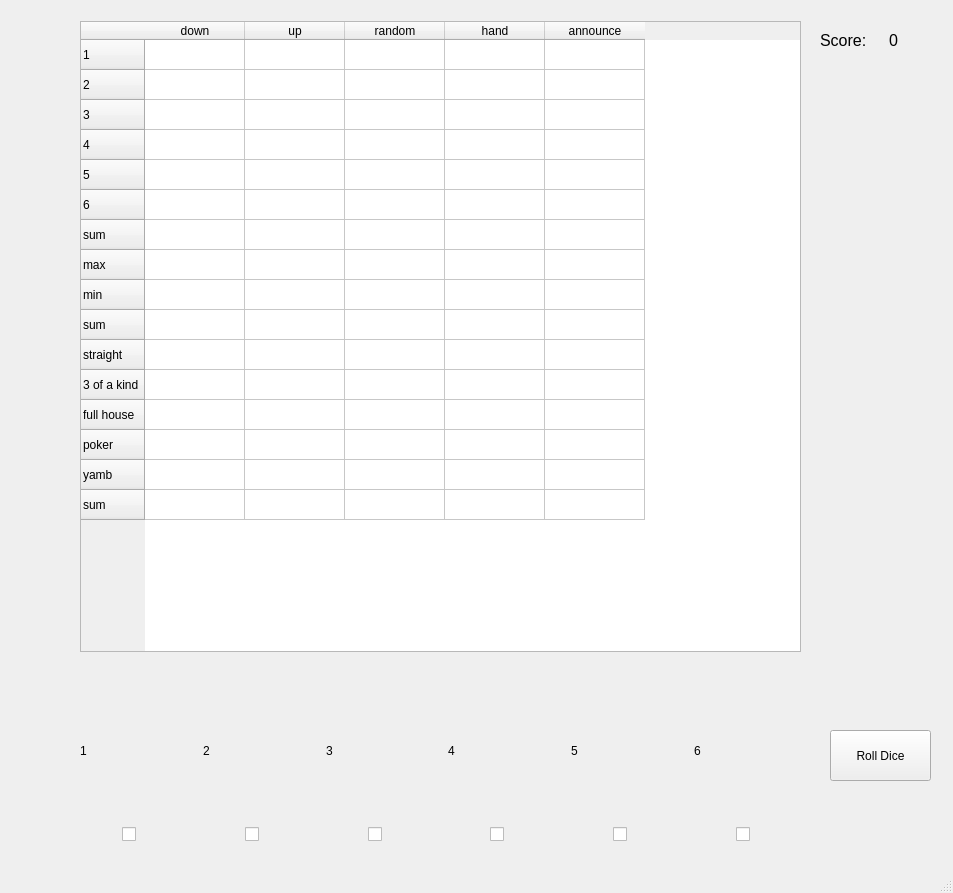
<?xml version="1.0" encoding="UTF-8"?>
<ui version="4.0">
 <class>Game</class>
 <widget class="QMainWindow" name="Game">
  <property name="geometry">
   <rect>
    <x>0</x>
    <y>0</y>
    <width>953</width>
    <height>893</height>
   </rect>
  </property>
  <property name="windowTitle">
   <string>Yamb</string>
  </property>
  <property name="windowIcon">
   <iconset>
    <normaloff>../icons/icon.ico</normaloff>../icons/icon.ico</iconset>
  </property>
  <property name="autoFillBackground">
   <bool>false</bool>
  </property>
  <property name="styleSheet">
   <string notr="true"/>
  </property>
  <widget class="QWidget" name="centralwidget">
   <widget class="QTableWidget" name="tableWidget">
    <property name="geometry">
     <rect>
      <x>80</x>
      <y>21</y>
      <width>721</width>
      <height>631</height>
     </rect>
    </property>
    <property name="styleSheet">
     <string notr="true"/>
    </property>
    <property name="columnCount">
     <number>5</number>
    </property>
    <attribute name="horizontalHeaderVisible">
     <bool>true</bool>
    </attribute>
    <attribute name="horizontalHeaderCascadingSectionResizes">
     <bool>false</bool>
    </attribute>
    <attribute name="horizontalHeaderHighlightSections">
     <bool>false</bool>
    </attribute>
    <attribute name="verticalHeaderCascadingSectionResizes">
     <bool>false</bool>
    </attribute>
    <attribute name="verticalHeaderHighlightSections">
     <bool>false</bool>
    </attribute>
    <row>
     <property name="text">
      <string>1</string>
     </property>
    </row>
    <row>
     <property name="text">
      <string>2</string>
     </property>
    </row>
    <row>
     <property name="text">
      <string>3</string>
     </property>
    </row>
    <row>
     <property name="text">
      <string>4</string>
     </property>
    </row>
    <row>
     <property name="text">
      <string>5</string>
     </property>
    </row>
    <row>
     <property name="text">
      <string>6</string>
     </property>
    </row>
    <row>
     <property name="text">
      <string>sum</string>
     </property>
    </row>
    <row>
     <property name="text">
      <string>max</string>
     </property>
    </row>
    <row>
     <property name="text">
      <string>min</string>
     </property>
    </row>
    <row>
     <property name="text">
      <string>sum</string>
     </property>
    </row>
    <row>
     <property name="text">
      <string>straight</string>
     </property>
    </row>
    <row>
     <property name="text">
      <string>3 of a kind</string>
     </property>
    </row>
    <row>
     <property name="text">
      <string>full house</string>
     </property>
    </row>
    <row>
     <property name="text">
      <string>poker</string>
     </property>
    </row>
    <row>
     <property name="text">
      <string>yamb</string>
     </property>
    </row>
    <row>
     <property name="text">
      <string>sum</string>
     </property>
    </row>
    <column>
     <property name="text">
      <string>down</string>
     </property>
    </column>
    <column>
     <property name="text">
      <string>up</string>
     </property>
    </column>
    <column>
     <property name="text">
      <string>random</string>
     </property>
    </column>
    <column>
     <property name="text">
      <string>hand</string>
     </property>
    </column>
    <column>
     <property name="text">
      <string>announce</string>
     </property>
    </column>
   </widget>
   <widget class="QPushButton" name="dicerollButton">
    <property name="geometry">
     <rect>
      <x>830</x>
      <y>730</y>
      <width>101</width>
      <height>51</height>
     </rect>
    </property>
    <property name="styleSheet">
     <string notr="true"/>
    </property>
    <property name="text">
     <string>Roll Dice</string>
    </property>
   </widget>
   <widget class="QWidget" name="verticalLayoutWidget_2">
    <property name="geometry">
     <rect>
      <x>80</x>
      <y>680</y>
      <width>731</width>
      <height>161</height>
     </rect>
    </property>
    <layout class="QVBoxLayout" name="verticalLayout_2">
     <item>
      <layout class="QHBoxLayout" name="horizontalLayout_3">
       <item>
        <widget class="QLabel" name="label1">
         <property name="text">
          <string>1</string>
         </property>
        </widget>
       </item>
       <item>
        <widget class="QLabel" name="label2">
         <property name="text">
          <string>2</string>
         </property>
        </widget>
       </item>
       <item>
        <widget class="QLabel" name="label3">
         <property name="text">
          <string>3</string>
         </property>
        </widget>
       </item>
       <item>
        <widget class="QLabel" name="label4">
         <property name="text">
          <string>4</string>
         </property>
        </widget>
       </item>
       <item>
        <widget class="QLabel" name="label5">
         <property name="text">
          <string>5</string>
         </property>
        </widget>
       </item>
       <item>
        <widget class="QLabel" name="label6">
         <property name="text">
          <string>6</string>
         </property>
        </widget>
       </item>
      </layout>
     </item>
     <item>
      <layout class="QHBoxLayout" name="horizontalLayout_4">
       <property name="leftMargin">
        <number>0</number>
       </property>
       <property name="rightMargin">
        <number>0</number>
       </property>
       <item>
        <widget class="QCheckBox" name="checkBox_1">
         <property name="styleSheet">
          <string notr="true">padding-left: 42%;</string>
         </property>
         <property name="text">
          <string/>
         </property>
        </widget>
       </item>
       <item>
        <widget class="QCheckBox" name="checkBox_2">
         <property name="styleSheet">
          <string notr="true">padding-left: 42%;</string>
         </property>
         <property name="text">
          <string/>
         </property>
        </widget>
       </item>
       <item>
        <widget class="QCheckBox" name="checkBox_3">
         <property name="styleSheet">
          <string notr="true">padding-left: 42%;</string>
         </property>
         <property name="text">
          <string/>
         </property>
        </widget>
       </item>
       <item>
        <widget class="QCheckBox" name="checkBox_4">
         <property name="styleSheet">
          <string notr="true">padding-left: 42%;</string>
         </property>
         <property name="text">
          <string/>
         </property>
        </widget>
       </item>
       <item>
        <widget class="QCheckBox" name="checkBox_5">
         <property name="styleSheet">
          <string notr="true">padding-left: 42%;</string>
         </property>
         <property name="text">
          <string/>
         </property>
        </widget>
       </item>
       <item>
        <widget class="QCheckBox" name="checkBox_6">
         <property name="styleSheet">
          <string notr="true">padding-left: 42%;</string>
         </property>
         <property name="text">
          <string/>
         </property>
        </widget>
       </item>
      </layout>
     </item>
    </layout>
   </widget>
   <widget class="QWidget" name="horizontalLayoutWidget">
    <property name="geometry">
     <rect>
      <x>820</x>
      <y>0</y>
      <width>131</width>
      <height>80</height>
     </rect>
    </property>
    <layout class="QHBoxLayout" name="horizontalLayout">
     <item>
      <widget class="QLabel" name="label">
       <property name="font">
        <font>
         <pointsize>12</pointsize>
        </font>
       </property>
       <property name="text">
        <string>Score:</string>
       </property>
      </widget>
     </item>
     <item>
      <widget class="QLabel" name="scoreLabel">
       <property name="font">
        <font>
         <pointsize>12</pointsize>
        </font>
       </property>
       <property name="text">
        <string>0</string>
       </property>
      </widget>
     </item>
    </layout>
   </widget>
  </widget>
  <widget class="QMenuBar" name="menubar">
   <property name="geometry">
    <rect>
     <x>0</x>
     <y>0</y>
     <width>953</width>
     <height>26</height>
    </rect>
   </property>
  </widget>
  <widget class="QStatusBar" name="statusbar"/>
 </widget>
 <resources/>
 <connections/>
</ui>
